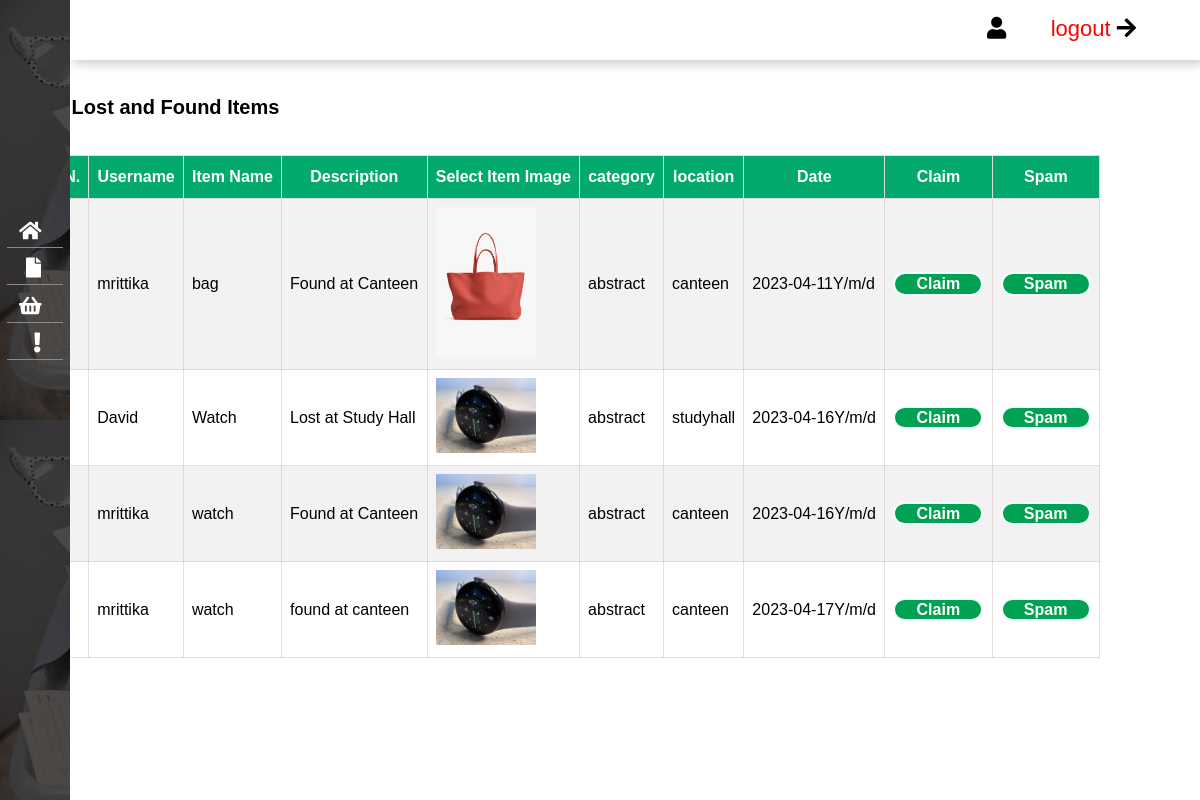
The app's page /manage-item.php with its own data.
### tables this page shows
CREATE TABLE `found_items` (
  `id` int(100) UNSIGNED NOT NULL,
  `username` varchar(50) NOT NULL,
  `title` varchar(50) NOT NULL,
  `description` text NOT NULL,
  `image_name` varchar(50) NOT NULL,
  `category` varchar(50) NOT NULL,
  `location` varchar(50) NOT NULL,
  `date` date NOT NULL
);

### manage-item.php (the view, shortened to what this page needs)
<?php include('menu.php'); ?>
<div class="main-content">
    <br /><br />
        <h1>Lost and Found Items</h1>
        <br /><br />
                <table class="tbl-full">
                    <tr>
                        <th>S.N.</th>
                        <th>Username</th>
                        <th>Item Name</th>
                        <th>Description</th>
                        <th>Select Item Image</th>
                        <th>category</th>
                        <th>location</th>
                        <th>Date</th>
                        <th>Claim</th>
                        <th>Spam</th>
                    </tr>
                    <?php
                        $sql = "SELECT * FROM found_items";
                        $res = mysqli_query($conn, $sql);
                        $count = mysqli_num_rows($res);
                        $sn=1;
                        if($count>0)
                        {
                            while($row=mysqli_fetch_assoc($res))
                            {
                                $username = $row['username'];
                                $title = $row['title'];
                                $description = $row['description'];
                                $image_name = $row['image_name'];
                                $category = $row['category'];
                                $location = $row['location'];
                                $date = $row['date'];
                                ?>
                                <tr>
                                    <td><?php echo $sn++; ?>. </td>
                                    <td><?php echo $username; ?></td>
                                    <td><?php echo $title; ?></td>
                                    <td><?php echo $description; ?></td>
                                    <td>
                                    <?php
                                            if($image_name=="")
                                            {
                                                echo "<div class='error'>Image not Added.</div>";
                                            }
                                            else
                                            {
                                                ?>
                                                <img src="<?php echo SITEURL; ?>image/<?php echo $image_name; ?>" width="100px">
                                                <?php
                                            }
                                        ?>
                                    </td>
                                    <td><?php echo $category; ?></td>
                                    <td><?php echo $location; ?></td>
                                    <td><?php echo $date,"Y/m/d ";; ?></td>
                                   <td> <button type="submit" name="submit" value="Post Item" class="btn-primary" style= "width:90px">Claim</button> </td>
                                   <td> <button type="submit" name="submit" value="Post Item" class="btn-primary" style= "width:90px">Spam</button> </td>
                                <?php
                            }
                        }
                        else
                        {
                            echo "<tr> <td colspan='7' class='error'> Item not Added Yet. </td> </tr>";
                        }
                    ?>
                </table>
    </div>

### menu.php (shortened to what this page needs)
<!DOCTYPE html>
<html lang="en">
<head>
  <link rel="stylesheet" href="https://use.fontawesome.com/releases/v5.8.1/css/all.css">
  <link rel="stylesheet"
    href="https://maxst.icons8.com/vue-static/landings/line-awesome/line-awesome/1.3.0/css/line-awesome.min.css">
  <link rel="stylesheet" href="stylehome.css">
  <link rel="stylesheet" href="stylenavside.css">
  <link rel="stylesheet" href="stylepost.css">
</head>
<div class="sidebar">
  <div class="sidebar-brand">
  </div>
  <div class="sidebar-menu">
    <ul>
      <li>
        <a href="manage-item.php">
          <span class="icon"><i class="fas fa-home"></i></span>
        </a>
      </li>
      <li>
        <a href="add-item.php">
          <span class="icon"><i class="fas fa-file"></i></span>
        </a>
      </li>
      <li>
        <a href="sale.html">
          <span class="icon"><i class="fas fa-shopping-basket"></i></span>
        </a>
      </li>
      <li>
        <a href="claim.html">
          <span class="icon"><i class="fas fa-exclamation"></i></span>
        </a>
      </li>
    </ul>
  </div>
</div>
  <div class="main-content">
    <header>
      <h2>
        <label for="nav-toggle">
        </label>
      </h2>
      <div class="user">
        <ul>
          <li>
            <a href="user.html">
              <i class="fas fa-user"></i>
            </a>
          </li>
          <li>
          <a href="login.php?logout='1'" style="color: red;">logout</a>
              <i class="fas fa-arrow-right"></i>
          </li>
        </ul>
      </div>
    </header>
  </body>
</html>

### stylehome.css (style rules this page uses)
:root { --main-color: #009688; }
* { padding: 0; margin: 0; list-style-type: none; text-decoration: none; font-family: "Poppins", sans-serif; }
.main-content h1 { font-size: 20px; text-align: center; margin-left:-989px; }
.tbl-full { font-family: Arial, Helvetica, sans-serif; border-collapse: collapse; width: 100%; margin-left:-100px; text-align: center; }
.tbl-full tr:nth-child(even) { background-color: #f2f2f2; }
table tr th { border: 1px solid #ddd; padding: 8px; text-align: center; }
.tbl-full th { padding-top: 12px; padding-bottom: 12px; text-align: left; background-color: #04AA6D; color: white; text-align: center; }
.btn-primary { background-color: #00a153; padding: 1%; color: white; text-decoration: none; font-weight: bold; }

### stylenavside.css (style rules this page uses)
* { padding: 0; margin: 0; list-style-type: none; text-decoration: none; font-family: "Poppins", sans-serif; box-sizing: border-box; }
.sidebar { position: fixed; width: 270px; height: 100vh; background-image: linear-gradient(rgba(0, 0, 0, 0.7), rgba(0, 0, 0, 0.7)), url(bg.jpeg); }
.main-content { margin-left: 270px; transition: margin-left 300ms; }
.sidebar-brand { height: 90px; padding: 1rem 0rem 1rem 2rem; color: #fff; }
.sidebar-menu { position: relative; margin: 0 10%; text-align: right; top: 15%; }
.sidebar-menu ul li { margin: 10% 0; border-bottom: 0.5px solid #8a8a8a; }
.sidebar-menu ul li a { display: block; padding: 5px 12px; color: #fff; font-size: 16px; position: relative; }
.sidebar-menu i { font-size: 20px; margin-right: 10px; }
header { background: #fff; display: flex; justify-content: space-between; padding: 1rem 1.5rem; box-shadow: 4px 4px 10px rgba(0, 0, 0, 0.2); }
.user ul li { position: relative; display: inline-block; margin: 0 20px; position: relative; font-size: 22px; right: 20px; }
.user a i { color: #000; }
.sidebar-menu a span:first-child { font-size: 1.5 rem; padding-right: 1 rem; }
@media only screen and (max-width: 1200px) { .sidebar { width: 70px; } }
@media only screen and (max-width: 1200px) { .main-content { margin-left: 70px; } }
@media only screen and (max-width: 1200px) { .main-content header { width: calc(100%-70px); left: 70px; } }

### stylepost.css (style rules this page uses)
label { color: #8a8a8a; font-size: 18px; padding: 5px; }
button { width: 200px; padding: 7px; text-align: center; font-size: medium; border-radius: 20px; border: 2.5px solid #f1fffe; color: #fff; background: #009688; }
table { margin-left: 70px; font-family: arial, sans-serif; border-collapse: collapse; width: 95%; }
td, th { border: 1px solid #d0b9b977; text-align: left; padding: 8px; font-family: 'Franklin Gothic Medium', 'Arial Narrow', Arial, sans-serif; }
tr:nth-child(even) { background-color: #e4bfbf10; }

### records on screen
found_items: username "mrittika", title "bag", description "Found at Canteen", image_name (picture), category "abstract", location "canteen", date "2023-04-11"
found_items: username "David", title "Watch", description "Lost at Study Hall", image_name (picture), category "abstract", location "studyhall", date "2023-04-16"
found_items: username "mrittika", title "watch", description "Found at Canteen", image_name (picture), category "abstract", location "canteen", date "2023-04-16"
found_items: username "mrittika", title "watch", description "found at canteen", image_name (picture), category "abstract", location "canteen", date "2023-04-17"
